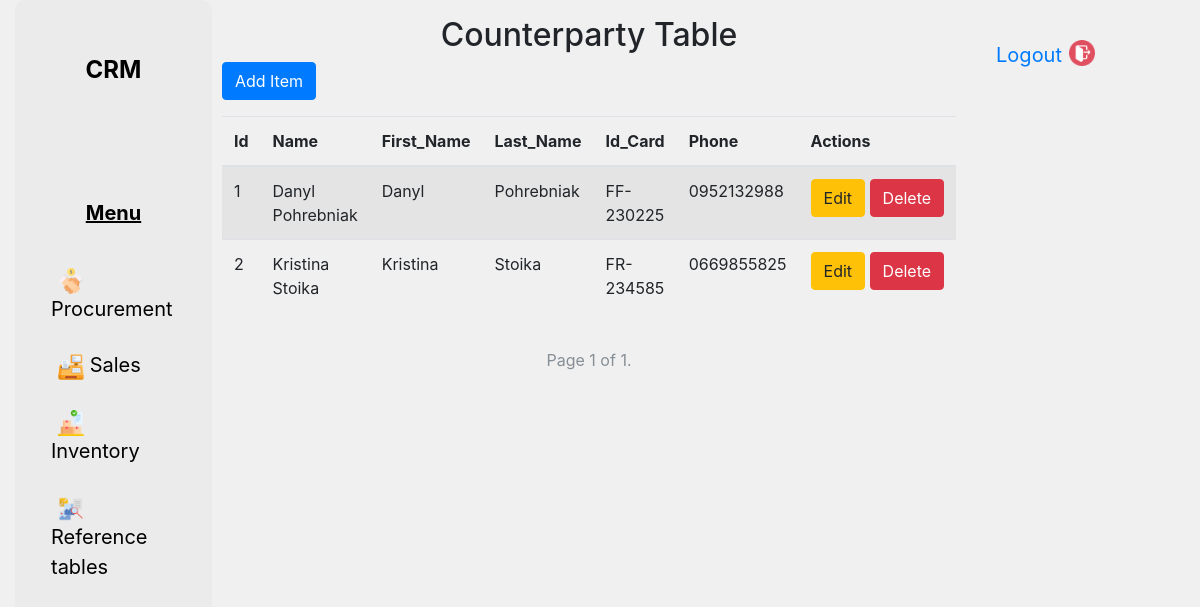
Page /ri/display_table/counterparty/ on the committed database.
### ri/models.py (models this page shows, shortened)
class Counterparty(models.Model):
    name = models.CharField(max_length=255)
    first_name = models.CharField(max_length=255)
    last_name = models.CharField(max_length=255)
    id_card = models.CharField(max_length=20)
    phone = models.CharField(max_length=15)
    class Meta:
        verbose_name_plural = "Counterparties"

### ri/views.py (the view)
# urls.py: path('display_table/<str:model_name>/', views.display_table, name='display_table'),
def display_table(request, model_name):
    models = {
        'warehouse': Warehouse.objects.all(),
        'unit': Unit.objects.all(),
        'good': Good.objects.all(),
        'counterparty': Counterparty.objects.all(),
    }
    if model_name not in models:
        model_name = 'warehouse'
    paginator = Paginator(models[model_name], 10)  # 10 items per page
    page = request.GET.get('page')
    try:
        items = paginator.page(page)
    except PageNotAnInteger:
        items = paginator.page(1)
    except EmptyPage:
        items = paginator.page(paginator.num_pages)
    context = {
        'model_name': model_name,
        'items': items,
        'fields': [field.name for field in models[model_name].model._meta.fields],
        'item_fields': [{field.name: getattr(item, field.name) for field in item._meta.fields} for item in items],
    }
    return render(request, 'display_table.html', context)

### ri/templates/display_table.html (shortened to what this page needs)
{% extends 'base_template.html' %}
{% block content %}
    <div class="container">
        <div class="row justify-content-center mt-3">
            <h2>{{ model_name|title }} Table</h2>
        </div>
        <div class="row justify-content-left mb-3">
            <a class="btn btn-primary" href="{% url 'add_item_view' model_name=model_name|lower %}">Add Item</a>
        </div>
        <div class="row justify-content-center">
            <div class="table-responsive">
                <table class="table table-striped">
                    <thead>
                        <tr>
                            {% for field in fields %}
                                <th>{{ field|title }}</th>
                            {% endfor %}
                            <th>Actions</th>
                        </tr>
                    </thead>
                    <tbody>
                        {% for item_fields in item_fields %}
                            <tr>
                                {% for field_name, field_value in item_fields.items %}
                                    <td>{{ field_value }}</td>
                                {% endfor %}
                                <td>
                                    <div class="btn-group" role="group">
                                        <form method="post" action="{% url 'edit_item_view' model_name=model_name|lower pk=item_fields.id %}" style="display: inline;">
                                            <button type="submit" class="btn btn-warning">Edit</button>
                                        </form>
                                        <form method="post" action="{% url 'delete_item_view' model_name=model_name|lower pk=item_fields.id %}" style="display: inline;">
                                            <button type="submit" class="btn btn-danger">Delete</button>
                                        </form>
                                    </div>
                                </td>
                            </tr>
                        {% endfor %}
                    </tbody>
                </table>
            </div>
        </div>
        <div class="row justify-content-center">
            <nav aria-label="Page navigation">
                <ul class="pagination">
                    <li class="page-item disabled">
                        Page {{ items.number }} of {{ items.paginator.num_pages }}.
                    </li>
                </ul>
            </nav>
        </div>
    </div>
{% endblock %}

### ri/templates/base_template.html (style rules this page uses)
body { background-color: #F0F0F0; margin: 0; }
.pagination { margin-top: 20px; display: flex; justify-content: center; align-items: center; }
.pagination li { margin: 0 5px; }
.pagination .disabled { color: #868e96; cursor: not-allowed; }

### rows in the picture
Counterparty: item_fields "Danyl Pohrebniak" "Danyl" "Pohrebniak" "FF-230225" "0952132988"
Counterparty: item_fields "Kristina Stoika" "Kristina" "Stoika" "FR-234585" "0669855825"

### other values in the picture
{{ model_name|title }} "Counterparty"
{{ field|title }} "Id" "Name" "First_Name" "Last_Name" "Id_Card" "Phone"
{{ field_value }} "1" "2"
{{ items.number }} "1"
{{ items.paginator.num_pages }} "1"
